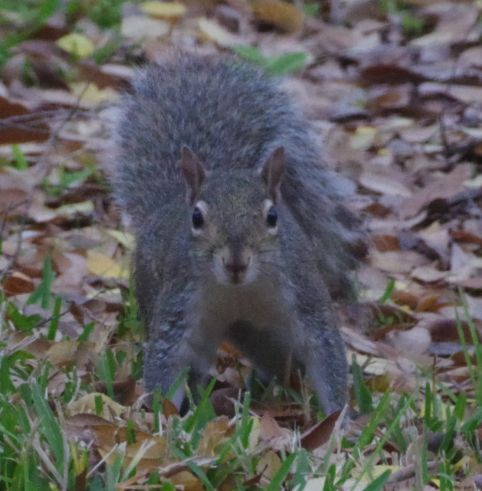
#> input picture image.png, 482 x 491 px
$ python highcontrast.py image.png
#> lines starting #> are read from the running program, lines starting #| are printed output that depends on the picture
#> in main, img is the input picture: PIL image 482x491 RGB; mean R, G, B 95.5, 94.7, 94.3
#!/usr/bin/env python3
"""
hc_curve.py

High-contrast "curves" style boost:
- Darker darks + brighter brights as strength increases
- Tries to preserve color hue by scaling RGB using Value (max channel)

Output: <prefix>-hc.<ext>
"""

import argparse
import os
import sys
import math

import numpy as np
from PIL import Image


def out_path(input_path: str) -> str:
    base = os.path.basename(input_path)
    root, ext = os.path.splitext(base)
    if not ext:
        ext = ".png"
    return os.path.join(os.path.dirname(input_path), f"{root}-hc{ext}")


def sigmoid_norm(x: np.ndarray, k: float) -> np.ndarray:
    """
    Normalized sigmoid S-curve centered at 0.5:
        s(x) = 1/(1+exp(-k*(x-0.5)))
    Then normalized so that f(0)=0 and f(1)=1 (approximately).
    Larger k => stronger contrast: darker shadows, brighter highlights.
    """
    if k <= 0:
        return x

    # Compute endpoints for normalization
    s0 = 1.0 / (1.0 + math.exp(-k * (0.0 - 0.5)))
    s1 = 1.0 / (1.0 + math.exp(-k * (1.0 - 0.5)))
    scale = 1.0 / (s1 - s0)

    s = 1.0 / (1.0 + np.exp(-k * (x - 0.5)))
    y = (s - s0) * scale
    return np.clip(y, 0.0, 1.0)


def process(img: Image.Image, strength: float, pivot: float) -> Image.Image:
    """
    strength: >=0, controls curve steepness
    pivot: in (0,1), where contrast pivots (default 0.5)
    """
#> called with strength = 1, pivot = 0.5
    if strength <= 0:
        return img

    # Convert to RGBA for consistent handling
    rgba = img.convert("RGBA")
    arr = np.asarray(rgba).astype(np.float32) / 255.0  # HxWx4 in [0,1]
    rgb = arr[..., :3]
    a = arr[..., 3:4]
#> a: shape (491, 482, 1) float32; every value is 1

    # Value/brightness proxy
    v = np.max(rgb, axis=2, keepdims=True)  # HxWx1
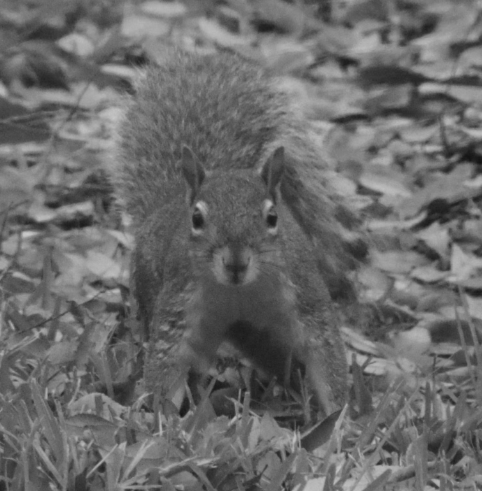
#> v: shape (491, 482, 1) float32; min 0.0745, max 0.792, mean 0.416

    # Map strength to sigmoid steepness k.
    # 0 -> no change; 1 -> moderate; 2+ -> strong.
    # Feel free to tweak these numbers to taste.
    k = 6.0 * strength

    # Apply curve around pivot: shift so pivot behaves like 0.5, curve, shift back.
    # This lets you adjust where the "bend" happens.
    # We remap [0,1] with pivot p:
    #   x' = (x - p) + 0.5
    # then curve on x', then inverse shift.
    p = float(pivot)
    xprime = np.clip(v - p + 0.5, 0.0, 1.0)
    v2prime = sigmoid_norm(xprime, k)
#> in sigmoid_norm, `y = (s - s0) * scale`:
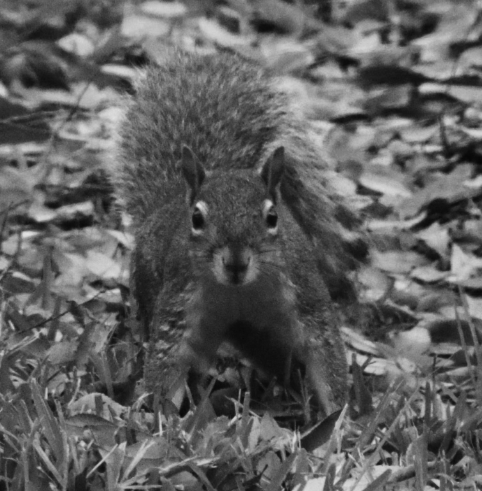
#> y: shape (491, 482, 1) float32; min 0.0274, max 0.889, mean 0.377
    v2 = np.clip(v2prime + p - 0.5, 0.0, 1.0)

    # Scale RGB to match new value, preserving hue/chroma approximately.
    eps = 1e-6
    scale = v2 / (v + eps)
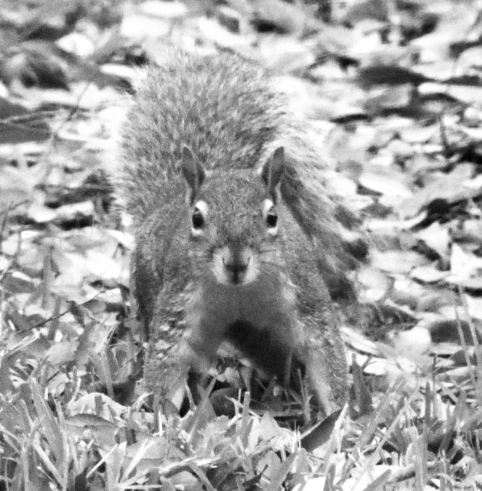
#> scale: shape (491, 482, 1) float32; min 0.368, max 1.14, mean 0.856; drawn with min black and max white
    rgb2 = np.clip(rgb * scale, 0.0, 1.0)
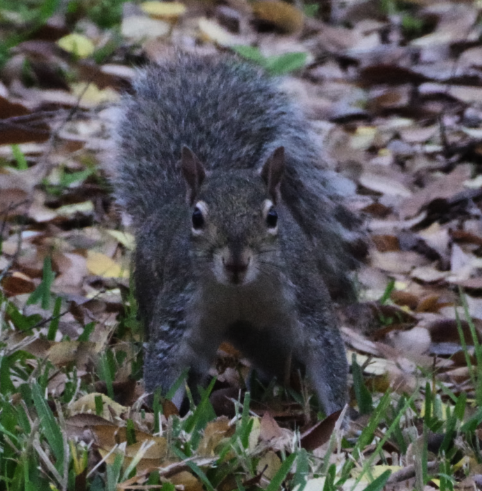
#> rgb2: shape (491, 482, 3) float32; mean R, G, B 0.34, 0.338, 0.339

    out = np.concatenate([rgb2, a], axis=2)
    out8 = (out * 255.0 + 0.5).astype(np.uint8)
    return Image.fromarray(out8, mode="RGBA")


def main():
    ap = argparse.ArgumentParser(description="Increase contrast with an S-curve so shadows darken and highlights brighten.")
    ap.add_argument("image", help="Input image filename")
    ap.add_argument("--strength", type=float, default=1.0,
                    help="Contrast strength (>=0). 1.0 default; 2.0 strong; 0 disables.")
    ap.add_argument("--pivot", type=float, default=0.5,
                    help="Pivot point in [0,1]. Lower pivots emphasize darkening shadows more.")
    args = ap.parse_args()

    if args.strength < 0:
        print("Error: --strength must be >= 0", file=sys.stderr)
        sys.exit(2)
    if not (0.0 <= args.pivot <= 1.0):
        print("Error: --pivot must be in [0,1]", file=sys.stderr)
        sys.exit(2)

    img = Image.open(args.image)
    result = process(img, args.strength, args.pivot)

    out = out_path(args.image)
    result.save(out)
    print(out)


if __name__ == "__main__":
    main()
